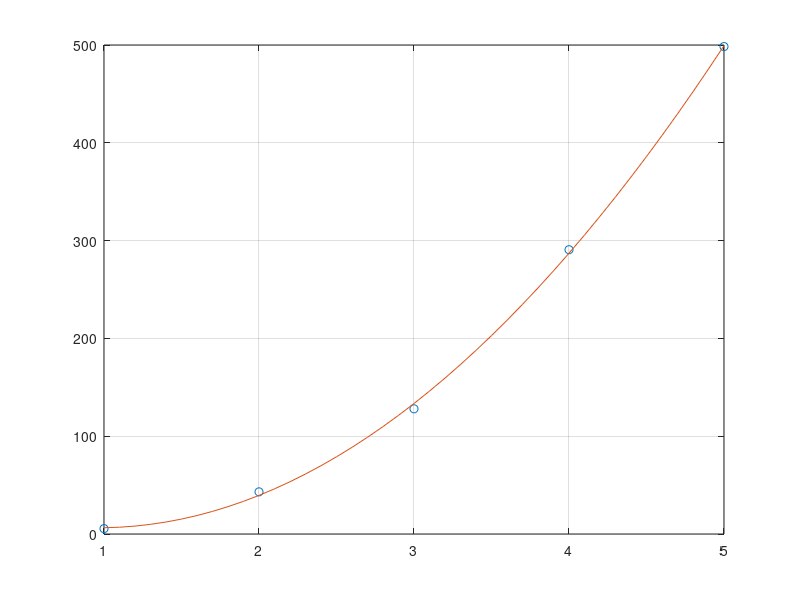

This chart was generated by the following MATLAB code:
clear;
close;
x = [1 2 3 4 5];
y = [5.5 43.1 128 290.7 498.4];
p = polyfit(x,y,3);
x2 = 1:.1:5;
y2 = polyval(p,x2);
plot(x,y,'o',x2,y2)
grid on